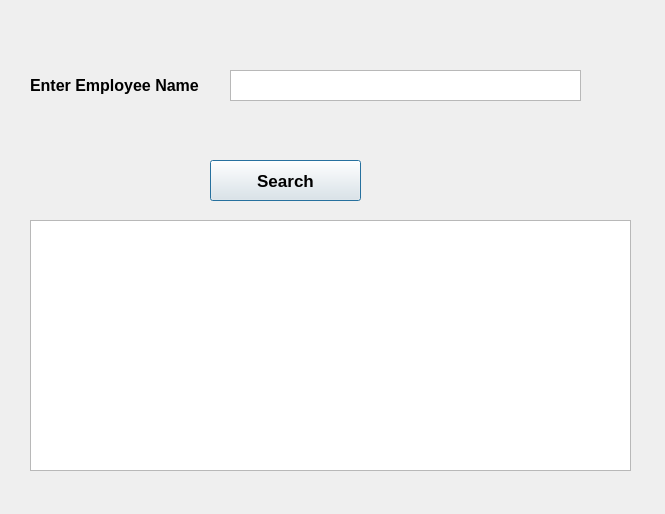
<?xml version="1.0" encoding="UTF-8"?>
<ui version="4.0">
 <class>Dialog</class>
 <widget class="QDialog" name="Dialog">
  <property name="geometry">
   <rect>
    <x>0</x>
    <y>0</y>
    <width>665</width>
    <height>514</height>
   </rect>
  </property>
  <property name="windowTitle">
   <string>Search Employee</string>
  </property>
  <widget class="QLabel" name="label">
   <property name="geometry">
    <rect>
     <x>30</x>
     <y>60</y>
     <width>181</width>
     <height>51</height>
    </rect>
   </property>
   <property name="font">
    <font>
     <family>MS Shell Dlg 2</family>
     <pointsize>12</pointsize>
     <weight>75</weight>
     <bold>true</bold>
    </font>
   </property>
   <property name="text">
    <string>Enter Employee Name</string>
   </property>
  </widget>
  <widget class="QPlainTextEdit" name="employeeNametxt">
   <property name="geometry">
    <rect>
     <x>230</x>
     <y>70</y>
     <width>351</width>
     <height>31</height>
    </rect>
   </property>
   <property name="font">
    <font>
     <pointsize>11</pointsize>
    </font>
   </property>
   <property name="plainText">
    <string/>
   </property>
  </widget>
  <widget class="QPushButton" name="searchBut">
   <property name="geometry">
    <rect>
     <x>210</x>
     <y>160</y>
     <width>151</width>
     <height>41</height>
    </rect>
   </property>
   <property name="font">
    <font>
     <pointsize>13</pointsize>
     <weight>75</weight>
     <bold>true</bold>
    </font>
   </property>
   <property name="text">
    <string>Search</string>
   </property>
  </widget>
  <widget class="QPlainTextEdit" name="searchResulttxt">
   <property name="geometry">
    <rect>
     <x>30</x>
     <y>220</y>
     <width>601</width>
     <height>251</height>
    </rect>
   </property>
  </widget>
 </widget>
 <resources/>
 <connections/>
</ui>
